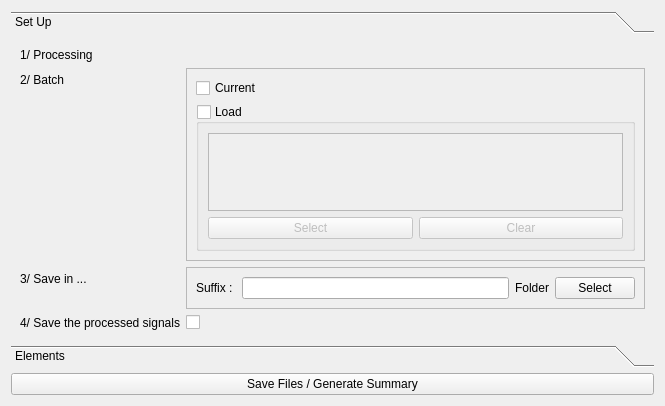
<?xml version="1.0" encoding="UTF-8"?>
<ui version="4.0">
 <class>Form</class>
 <widget class="QWidget" name="Form">
  <property name="geometry">
   <rect>
    <x>0</x>
    <y>0</y>
    <width>665</width>
    <height>406</height>
   </rect>
  </property>
  <property name="windowTitle">
   <string>Form</string>
  </property>
  <layout class="QVBoxLayout" name="verticalLayout_3">
   <item>
    <widget class="QToolBox" name="toolBox">
     <property name="currentIndex">
      <number>0</number>
     </property>
     <widget class="QWidget" name="page_setUp">
      <property name="geometry">
       <rect>
        <x>0</x>
        <y>0</y>
        <width>643</width>
        <height>305</height>
       </rect>
      </property>
      <attribute name="label">
       <string>Set Up</string>
      </attribute>
      <layout class="QGridLayout" name="gridLayout_2">
       <item row="0" column="0">
        <layout class="QFormLayout" name="formLayout">
         <item row="0" column="0">
          <widget class="QLabel" name="label">
           <property name="text">
            <string>1/ Processing</string>
           </property>
          </widget>
         </item>
         <item row="0" column="1">
          <layout class="QVBoxLayout" name="layout_comboBoxExpandable_processing"/>
         </item>
         <item row="1" column="0">
          <widget class="QLabel" name="label_2">
           <property name="text">
            <string>2/ Batch</string>
           </property>
          </widget>
         </item>
         <item row="1" column="1">
          <widget class="QFrame" name="frame">
           <property name="frameShape">
            <enum>QFrame::StyledPanel</enum>
           </property>
           <property name="frameShadow">
            <enum>QFrame::Raised</enum>
           </property>
           <layout class="QVBoxLayout" name="verticalLayout_2">
            <item>
             <widget class="QCheckBox" name="checkBox_current">
              <property name="text">
               <string>Current</string>
              </property>
             </widget>
            </item>
            <item>
             <widget class="QGroupBox" name="groupBox_load">
              <property name="title">
               <string>Load</string>
              </property>
              <property name="flat">
               <bool>false</bool>
              </property>
              <property name="checkable">
               <bool>true</bool>
              </property>
              <property name="checked">
               <bool>false</bool>
              </property>
              <layout class="QGridLayout" name="gridLayout">
               <item row="1" column="0">
                <widget class="QPushButton" name="button_select">
                 <property name="text">
                  <string>Select</string>
                 </property>
                </widget>
               </item>
               <item row="1" column="1">
                <widget class="QPushButton" name="button_clear">
                 <property name="text">
                  <string>Clear</string>
                 </property>
                </widget>
               </item>
               <item row="0" column="0" colspan="2">
                <widget class="QListWidget" name="listWidget_path"/>
               </item>
              </layout>
             </widget>
            </item>
           </layout>
          </widget>
         </item>
         <item row="2" column="0">
          <widget class="QLabel" name="label_3">
           <property name="text">
            <string>3/ Save in ...</string>
           </property>
          </widget>
         </item>
         <item row="2" column="1">
          <widget class="QFrame" name="frame_3">
           <property name="frameShape">
            <enum>QFrame::StyledPanel</enum>
           </property>
           <property name="frameShadow">
            <enum>QFrame::Raised</enum>
           </property>
           <layout class="QHBoxLayout" name="horizontalLayout_2">
            <item>
             <widget class="QLabel" name="label_5">
              <property name="text">
               <string>Suffix : </string>
              </property>
             </widget>
            </item>
            <item>
             <widget class="QLineEdit" name="lineEdit_suffixFile"/>
            </item>
            <item>
             <widget class="QLabel" name="label_savePath">
              <property name="text">
               <string>Folder</string>
              </property>
             </widget>
            </item>
            <item>
             <widget class="QPushButton" name="button_selectSavePath">
              <property name="text">
               <string>Select</string>
              </property>
             </widget>
            </item>
           </layout>
          </widget>
         </item>
         <item row="3" column="0">
          <widget class="QLabel" name="label_4">
           <property name="text">
            <string>4/ Save the processed signals</string>
           </property>
          </widget>
         </item>
         <item row="3" column="1">
          <widget class="QCheckBox" name="checkBox_saveProcessing">
           <property name="text">
            <string/>
           </property>
          </widget>
         </item>
        </layout>
       </item>
      </layout>
     </widget>
     <widget class="QWidget" name="page_elements">
      <property name="geometry">
       <rect>
        <x>0</x>
        <y>0</y>
        <width>643</width>
        <height>305</height>
       </rect>
      </property>
      <attribute name="label">
       <string>Elements</string>
      </attribute>
      <layout class="QVBoxLayout" name="verticalLayout">
       <item>
        <widget class="QScrollArea" name="scrollArea_Element">
         <property name="widgetResizable">
          <bool>true</bool>
         </property>
         <widget class="QWidget" name="scrollAreaWidgetContents">
          <property name="geometry">
           <rect>
            <x>0</x>
            <y>0</y>
            <width>619</width>
            <height>246</height>
           </rect>
          </property>
          <layout class="QVBoxLayout" name="verticalLayout_5">
           <item>
            <layout class="QVBoxLayout" name="layout_scrollArea"/>
           </item>
          </layout>
         </widget>
        </widget>
       </item>
       <item>
        <widget class="QFrame" name="frame_4">
         <property name="frameShape">
          <enum>QFrame::StyledPanel</enum>
         </property>
         <property name="frameShadow">
          <enum>QFrame::Raised</enum>
         </property>
         <layout class="QHBoxLayout" name="horizontalLayout_3">
          <property name="topMargin">
           <number>2</number>
          </property>
          <property name="bottomMargin">
           <number>2</number>
          </property>
          <item>
           <widget class="QLabel" name="label_6">
            <property name="sizePolicy">
             <sizepolicy hsizetype="Maximum" vsizetype="Preferred">
              <horstretch>0</horstretch>
              <verstretch>0</verstretch>
             </sizepolicy>
            </property>
            <property name="text">
             <string>Suffix :</string>
            </property>
           </widget>
          </item>
          <item>
           <widget class="QLineEdit" name="lineEdit_suffix"/>
          </item>
          <item>
           <widget class="QPushButton" name="button_addElement">
            <property name="text">
             <string>Add</string>
            </property>
           </widget>
          </item>
          <item>
           <widget class="QPushButton" name="button_saveSummary">
            <property name="text">
             <string>Save</string>
            </property>
           </widget>
          </item>
          <item>
           <widget class="QPushButton" name="button_openSummary">
            <property name="text">
             <string>Open</string>
            </property>
           </widget>
          </item>
          <item>
           <widget class="QPushButton" name="button_clearSummary">
            <property name="text">
             <string>Clear</string>
            </property>
           </widget>
          </item>
         </layout>
        </widget>
       </item>
      </layout>
     </widget>
    </widget>
   </item>
   <item>
    <widget class="QPushButton" name="button_generate">
     <property name="text">
      <string>Save Files / Generate Summary</string>
     </property>
    </widget>
   </item>
  </layout>
 </widget>
 <resources/>
 <connections/>
</ui>
